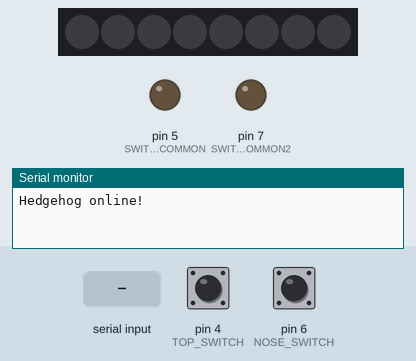
The sketch below on a simulated Arduino Uno, built with avr-gcc and run on an emulated ATmega328P. Parts: 8 RGB LEDs in strip order, left to right, output pins drawn as LEDs (lit = HIGH), the last lines printed to the serial monitor. The test bench sets the inputs (shaded band); at power-on: pin 4 (TOP_SWITCH) HIGH, pin 6 (NOSE_SWITCH) HIGH. Dim RGB values are drawn brighter than linear; random numbers use the default seed unless the sketch sets one.

Above: at 1.2 s.
1.3 s: pin 4 (TOP_SWITCH) pulled LOW for 0.15 s
At 2.2 s:
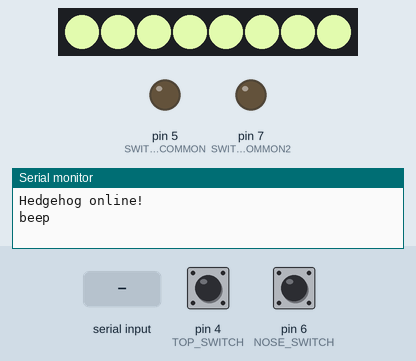
2.9 s: "r" received over Serial
At 3.5 s:
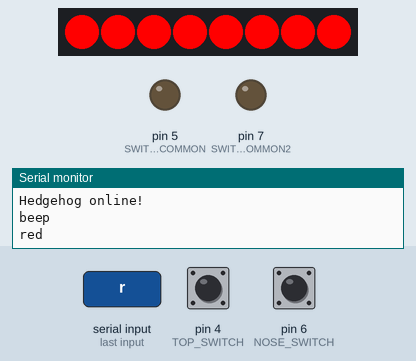
4.4 s: "g" received over Serial
At 5.6 s:
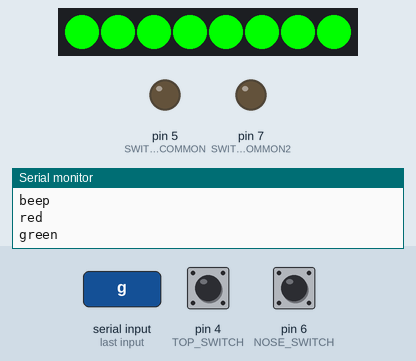
5.9 s: pin 4 (TOP_SWITCH) pulled LOW for 1 s
At 6.9 s:
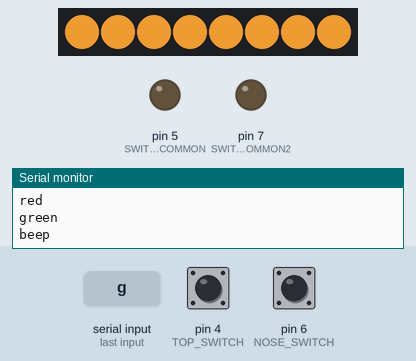
8.4 s: pin 4 (TOP_SWITCH) pulled LOW for 0.15 s
At 8.8 s:
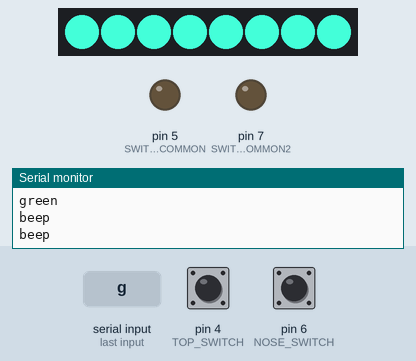
10.0 s: pin 4 (TOP_SWITCH) pulled LOW for 3.2 s
At 11.3 s:
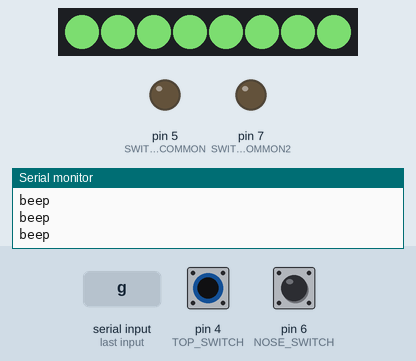
Timing chart, 0 to 13.0 s (numbered marks = the images above; inputs shaded):
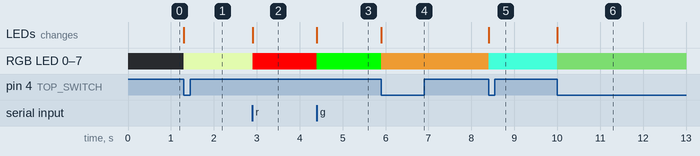

Measured:
- after the input at 1.3 s, RGB LED 0–7: off → RGB(217, 241, 167) at once; the LEDs: change at once (image 1)
- after the input at 2.9 s, RGB LED 0–7: RGB(217, 241, 167) → RGB(255, 0, 0) at once; the LEDs: change at once (image 2)
- after the input at 4.4 s, RGB LED 0–7: RGB(255, 0, 0) → RGB(0, 255, 0) at once; the LEDs: change at once (image 3)
- after the input at 5.9 s, RGB LED 0–7: RGB(0, 255, 0) → RGB(200, 130, 42) at once; the LEDs: change at once (image 4)
- after the input at 8.4 s, RGB LED 0–7: RGB(200, 130, 42) → RGB(67, 254, 216) at once; the LEDs: change at once (image 5)
- after the input at 10.0 s, RGB LED 0–7: RGB(67, 254, 216) → RGB(85, 152, 77) at once; the LEDs: change at once (image 6)

The sketch:

hedgehog.ino
```cpp
#include <Adafruit_NeoPixel.h>

#define LED_PIN 3
#define LED_COUNT 8

Adafruit_NeoPixel strip(LED_COUNT, LED_PIN);

#define NOSE_SWITCH 6
#define TOP_SWITCH 4
#define SWITCH_COMMON 5
#define SWITCH_COMMON2 7

void setup() {
  strip.begin();
  strip.show();

  Serial.begin(9600);
  Serial.println("Hedgehog online!");

  pinMode(SWITCH_COMMON, OUTPUT);
  digitalWrite(SWITCH_COMMON, LOW);

  pinMode(SWITCH_COMMON2, OUTPUT);
  digitalWrite(SWITCH_COMMON2, LOW);

  pinMode(NOSE_SWITCH, INPUT_PULLUP);
  pinMode(TOP_SWITCH, INPUT_PULLUP);
}

void setColor(uint32_t color) {
  strip.fill(color, 0, LED_COUNT);
  strip.show();
}

#define RED strip.Color(255,0,0)
#define GREEN strip.Color(0,255,0)

unsigned long last_boop = 0;
unsigned long last_beep = 0;

//msec
#define DEBOUNCE 50

void loop() {
  if (Serial.available()) {
    int command = Serial.read();
    switch (command) {
      case 'r':
        Serial.println("red");
        setColor(RED);
        break;
      case 'g':
        Serial.println("green");
        setColor(GREEN);
        break;
      case '0':
        Serial.println("off");
        setColor(0);
        break;
      default:
        Serial.println("unknown command");
        Serial.println("r=red, g=green, 0=off");
    }
  }

  if (digitalRead(NOSE_SWITCH) == LOW) {
    if (millis() - last_boop > 50) {
      Serial.println("boop");
      setColor(0);
    }
    last_boop = millis();
  }

  if (digitalRead(TOP_SWITCH) == LOW) {
    if (millis() - last_beep > 50) {
      Serial.println("beep");
      setColor(strip.Color(random(256), random(256), random(256)));
    }
    last_beep = millis();
  }
}
```
